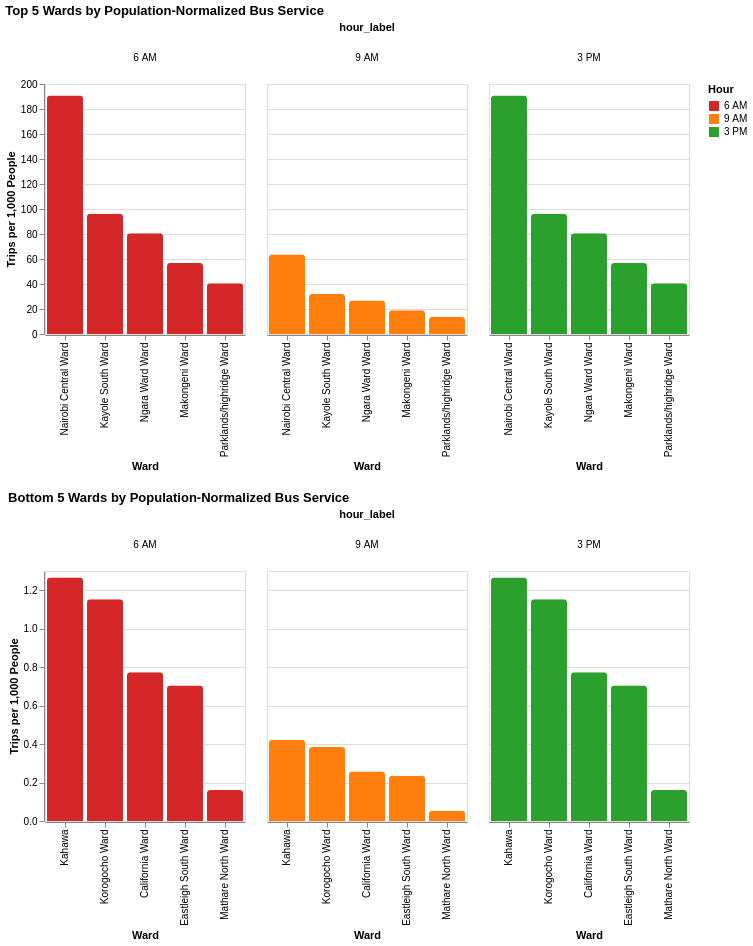

The cell this chart's notebook holds for it:
### Markdown cell above
- This helps us **verify that the data looks reasonable**, check for any outliers, and see which wards are **best or worst served** at a specific time of day.

### Code cell
import altair as alt
import pandas as pd

hours_of_interest = [6, 9, 15]

# Prepare top 5 and bottom 5 for each hour separately
top_list = []
bottom_list = []

for h in hours_of_interest:
    subset = service_by_ward_hour[service_by_ward_hour['hour'] == h].copy()
    subset = subset.sort_values('trips_per_1k_pop_per_hour', ascending=False)
    
    # top 5
    top = subset.head(5).copy()
    top['rank_type'] = 'Top 5'
    top['hour_label'] = f'{h} AM' if h < 12 else f'{h-12 if h>12 else h} PM'
    top_list.append(top)
    
    # bottom 5
    bottom = subset.tail(5).copy()
    bottom['rank_type'] = 'Bottom 5'
    bottom['hour_label'] = f'{h} AM' if h < 12 else f'{h-12 if h>12 else h} PM'
    bottom_list.append(bottom)

top_data = pd.concat(top_list, ignore_index=True)
bottom_data = pd.concat(bottom_list, ignore_index=True)

# Ensure ward names are strings
top_data['ward'] = top_data['ward'].astype(str)
bottom_data['ward'] = bottom_data['ward'].astype(str)

# Define hour order for columns
hour_label_order = ['6 AM', '9 AM', '3 PM']

# Custom color palette for discrete hours
hour_colors = ['#d62728', '#ff7f0e', '#2ca02c']  # red, orange, green

# Top 5 chart
top_chart = alt.Chart(top_data).mark_bar(cornerRadiusTopLeft=3, cornerRadiusTopRight=3).encode(
    x=alt.X('ward:N', sort=None, title='Ward'),
    y=alt.Y('trips_per_1k_pop_per_hour:Q', title='Trips per 1,000 People', scale=alt.Scale(zero=True)),
    color=alt.Color('hour_label:N', title='Hour', scale=alt.Scale(domain=hour_label_order, range=hour_colors)),
    column=alt.Column('hour_label:N', header=alt.Header(labelAngle=0), sort=hour_label_order),
    tooltip=['ward', 'trips_per_hour', 'population', 'trips_per_1k_pop_per_hour']
).properties(
    width=200,
    height=250,
    title='Top 5 Wards by Population-Normalized Bus Service'
)

# Bottom 5 chart
bottom_chart = alt.Chart(bottom_data).mark_bar(cornerRadiusTopLeft=3, cornerRadiusTopRight=3).encode(
    x=alt.X('ward:N', sort=None, title='Ward'),
    y=alt.Y('trips_per_1k_pop_per_hour:Q', title='Trips per 1,000 People', scale=alt.Scale(zero=True)),
    color=alt.Color('hour_label:N', title='Hour', scale=alt.Scale(domain=hour_label_order, range=hour_colors)),
    column=alt.Column('hour_label:N', header=alt.Header(labelAngle=0), sort=hour_label_order),
    tooltip=['ward', 'trips_per_hour', 'population', 'trips_per_1k_pop_per_hour']
).properties(
    width=200,
    height=250,
    title='Bottom 5 Wards by Population-Normalized Bus Service'
)

# Combine top and bottom vertically
final_chart = alt.vconcat(top_chart, bottom_chart)
final_chart

### Figure 1 — Vega-Lite specification as saved in the notebook (floating-point values rounded to 4 significant figures)
{"config": {"view": {"continuousWidth": 300, "continuousHeight": 300}}, "vconcat": [{"data": {"name": "data-efcaf5c39a94de4aa2138fe7213f650b"}, "mark": {"type": "bar", "cornerRadiusTopLeft": 3, "cornerRadiusTopRight": 3}, "encoding": {"color": {"field": "hour_label", "scale": {"domain": ["6 AM", "9 AM", "3 PM"], "range": ["#d62728", "#ff7f0e", "#2ca02c"]}, "title": "Hour", "type": "nominal"}, "column": {"field": "hour_label", "header": {"labelAngle": 0}, "sort": ["6 AM", "9 AM", "3 PM"], "type": "nominal"}, "tooltip": [{"field": "ward", "type": "nominal"}, {"field": "trips_per_hour", "type": "quantitative"}, {"field": "population", "type": "quantitative"}, {"field": "trips_per_1k_pop_per_hour", "type": "quantitative"}], "x": {"field": "ward", "sort": null, "title": "Ward", "type": "nominal"}, "y": {"field": "trips_per_1k_pop_per_hour", "scale": {"zero": true}, "title": "Trips per 1,000 People", "type": "quantitative"}}, "height": 250, "title": "Top 5 Wards by Population-Normalized Bus Service", "width": 200}, {"data": {"name": "data-d729a64f4f0d0230eddf27cc644b6454"}, "mark": {"type": "bar", "cornerRadiusTopLeft": 3, "cornerRadiusTopRight": 3}, "encoding": {"color": {"field": "hour_label", "scale": {"domain": ["6 AM", "9 AM", "3 PM"], "range": ["#d62728", "#ff7f0e", "#2ca02c"]}, "title": "Hour", "type": "nominal"}, "column": {"field": "hour_label", "header": {"labelAngle": 0}, "sort": ["6 AM", "9 AM", "3 PM"], "type": "nominal"}, "tooltip": [{"field": "ward", "type": "nominal"}, {"field": "trips_per_hour", "type": "quantitative"}, {"field": "population", "type": "quantitative"}, {"field": "trips_per_1k_pop_per_hour", "type": "quantitative"}], "x": {"field": "ward", "sort": null, "title": "Ward", "type": "nominal"}, "y": {"field": "trips_per_1k_pop_per_hour", "scale": {"zero": true}, "title": "Trips per 1,000 People", "type": "quantitative"}}, "height": 250, "title": "Bottom 5 Wards by Population-Normalized Bus Service", "width": 200}], "$schema": "https://vega.github.io/schema/vega-lite/v5.20.1.json", "datasets": {"data-efcaf5c39a94de4aa2138fe7213f650b": [{"ward": "Nairobi Central Ward", "hour": 6, "trips_per_hour": 3624.0, "population": 19000.0, "trips_per_1k_pop_per_hour": 190.8, "trips_per_person_per_hour": 0.1908, "rank_type": "Top 5", "hour_label": "6 AM"}, {"ward": "Kayole South Ward", "hour": 6, "trips_per_hour": 792.0, "population": 8232.0, "trips_per_1k_pop_per_hour": 96.21, "trips_per_person_per_hour": 0.09621, "rank_type": "Top 5", "hour_label": "6 AM"}, {"ward": "Ngara Ward Ward", "hour": 6, "trips_per_hour": 2064.0, "population": 25590.0, "trips_per_1k_pop_per_hour": 80.66, "trips_per_person_per_hour": 0.08066, "rank_type": "Top 5", "hour_label": "6 AM"}, {"ward": "Makongeni Ward", "hour": 6, "trips_per_hour": 1548.0, "population": 27240.0, "trips_per_1k_pop_per_hour": 56.83, "trips_per_person_per_hour": 0.05683, "rank_type": "Top 5", "hour_label": "6 AM"}, {"ward": "Parklands/highridge Ward", "hour": 6, "trips_per_hour": 2832.0, "population": 69610.0, "trips_per_1k_pop_per_hour": 40.68, "trips_per_person_per_hour": 0.04068, "rank_type": "Top 5", "hour_label": "6 AM"}, {"ward": "Nairobi Central Ward", "hour": 9, "trips_per_hour": 1208.0, "population": 19000.0, "trips_per_1k_pop_per_hour": 63.59, "trips_per_person_per_hour": 0.06359, "rank_type": "Top 5", "hour_label": "9 AM"}, {"ward": "Kayole South Ward", "hour": 9, "trips_per_hour": 264.0, "population": 8232.0, "trips_per_1k_pop_per_hour": 32.07, "trips_per_person_per_hour": 0.03207, "rank_type": "Top 5", "hour_label": "9 AM"}, {"ward": "Ngara Ward Ward", "hour": 9, "trips_per_hour": 688.0, "population": 25590.0, "trips_per_1k_pop_per_hour": 26.89, "trips_per_person_per_hour": 0.02689, "rank_type": "Top 5", "hour_label": "9 AM"}, {"ward": "Makongeni Ward", "hour": 9, "trips_per_hour": 516.0, "population": 27240.0, "trips_per_1k_pop_per_hour": 18.94, "trips_per_person_per_hour": 0.01894, "rank_type": "Top 5", "hour_label": "9 AM"}, {"ward": "Parklands/highridge Ward", "hour": 9, "trips_per_hour": 944.0, "population": 69610.0, "trips_per_1k_pop_per_hour": 13.56, "trips_per_person_per_hour": 0.01356, "rank_type": "Top 5", "hour_label": "9 AM"}, {"ward": "Nairobi Central Ward", "hour": 15, "trips_per_hour": 3624.0, "population": 19000.0, "trips_per_1k_pop_per_hour": 190.8, "trips_per_person_per_hour": 0.1908, "rank_type": "Top 5", "hour_label": "3 PM"}, {"ward": "Kayole South Ward", "hour": 15, "trips_per_hour": 792.0, "population": 8232.0, "trips_per_1k_pop_per_hour": 96.21, "trips_per_person_per_hour": 0.09621, "rank_type": "Top 5", "hour_label": "3 PM"}, {"ward": "Ngara Ward Ward", "hour": 15, "trips_per_hour": 2064.0, "population": 25590.0, "trips_per_1k_pop_per_hour": 80.66, "trips_per_person_per_hour": 0.08066, "rank_type": "Top 5", "hour_label": "3 PM"}, {"ward": "Makongeni Ward", "hour": 15, "trips_per_hour": 1548.0, "population": 27240.0, "trips_per_1k_pop_per_hour": 56.83, "trips_per_person_per_hour": 0.05683, "rank_type": "Top 5", "hour_label": "3 PM"}, {"ward": "Parklands/highridge Ward", "hour": 15, "trips_per_hour": 2832.0, "population": 69610.0, "trips_per_1k_pop_per_hour": 40.68, "trips_per_person_per_hour": 0.04068, "rank_type": "Top 5", "hour_label": "3 PM"}], "data-d729a64f4f0d0230eddf27cc644b6454": [{"ward": "Kahawa", "hour": 6, "trips_per_hour": 84.0, "population": 66330.0, "trips_per_1k_pop_per_hour": 1.266, "trips_per_person_per_hour": 0.001266, "rank_type": "Bottom 5", "hour_label": "6 AM"}, {"ward": "Korogocho Ward", "hour": 6, "trips_per_hour": 84.0, "population": 72850.0, "trips_per_1k_pop_per_hour": 1.153, "trips_per_person_per_hour": 0.001153, "rank_type": "Bottom 5", "hour_label": "6 AM"}, {"ward": "California Ward", "hour": 6, "trips_per_hour": 36.0, "population": 46560.0, "trips_per_1k_pop_per_hour": 0.7732, "trips_per_person_per_hour": 0.0007732, "rank_type": "Bottom 5", "hour_label": "6 AM"}, {"ward": "Eastleigh South Ward", "hour": 6, "trips_per_hour": 48.0, "population": 68140.0, "trips_per_1k_pop_per_hour": 0.7044, "trips_per_person_per_hour": 0.0007044, "rank_type": "Bottom 5", "hour_label": "6 AM"}, {"ward": "Mathare North Ward", "hour": 6, "trips_per_hour": 12.0, "population": 74180.0, "trips_per_1k_pop_per_hour": 0.1618, "trips_per_person_per_hour": 0.0001618, "rank_type": "Bottom 5", "hour_label": "6 AM"}, {"ward": "Kahawa", "hour": 9, "trips_per_hour": 28.0, "population": 66330.0, "trips_per_1k_pop_per_hour": 0.4222, "trips_per_person_per_hour": 0.0004222, "rank_type": "Bottom 5", "hour_label": "9 AM"}, {"ward": "Korogocho Ward", "hour": 9, "trips_per_hour": 28.0, "population": 72850.0, "trips_per_1k_pop_per_hour": 0.3844, "trips_per_person_per_hour": 0.0003844, "rank_type": "Bottom 5", "hour_label": "9 AM"}, {"ward": "California Ward", "hour": 9, "trips_per_hour": 12.0, "population": 46560.0, "trips_per_1k_pop_per_hour": 0.2577, "trips_per_person_per_hour": 0.0002577, "rank_type": "Bottom 5", "hour_label": "9 AM"}, {"ward": "Eastleigh South Ward", "hour": 9, "trips_per_hour": 16.0, "population": 68140.0, "trips_per_1k_pop_per_hour": 0.2348, "trips_per_person_per_hour": 0.0002348, "rank_type": "Bottom 5", "hour_label": "9 AM"}, {"ward": "Mathare North Ward", "hour": 9, "trips_per_hour": 4.0, "population": 74180.0, "trips_per_1k_pop_per_hour": 0.05392, "trips_per_person_per_hour": 5.392e-05, "rank_type": "Bottom 5", "hour_label": "9 AM"}, {"ward": "Kahawa", "hour": 15, "trips_per_hour": 84.0, "population": 66330.0, "trips_per_1k_pop_per_hour": 1.266, "trips_per_person_per_hour": 0.001266, "rank_type": "Bottom 5", "hour_label": "3 PM"}, {"ward": "Korogocho Ward", "hour": 15, "trips_per_hour": 84.0, "population": 72850.0, "trips_per_1k_pop_per_hour": 1.153, "trips_per_person_per_hour": 0.001153, "rank_type": "Bottom 5", "hour_label": "3 PM"}, {"ward": "California Ward", "hour": 15, "trips_per_hour": 36.0, "population": 46560.0, "trips_per_1k_pop_per_hour": 0.7732, "trips_per_person_per_hour": 0.0007732, "rank_type": "Bottom 5", "hour_label": "3 PM"}, {"ward": "Eastleigh South Ward", "hour": 15, "trips_per_hour": 48.0, "population": 68140.0, "trips_per_1k_pop_per_hour": 0.7044, "trips_per_person_per_hour": 0.0007044, "rank_type": "Bottom 5", "hour_label": "3 PM"}, {"ward": "Mathare North Ward", "hour": 15, "trips_per_hour": 12.0, "population": 74180.0, "trips_per_1k_pop_per_hour": 0.1618, "trips_per_person_per_hour": 0.0001618, "rank_type": "Bottom 5", "hour_label": "3 PM"}]}}
